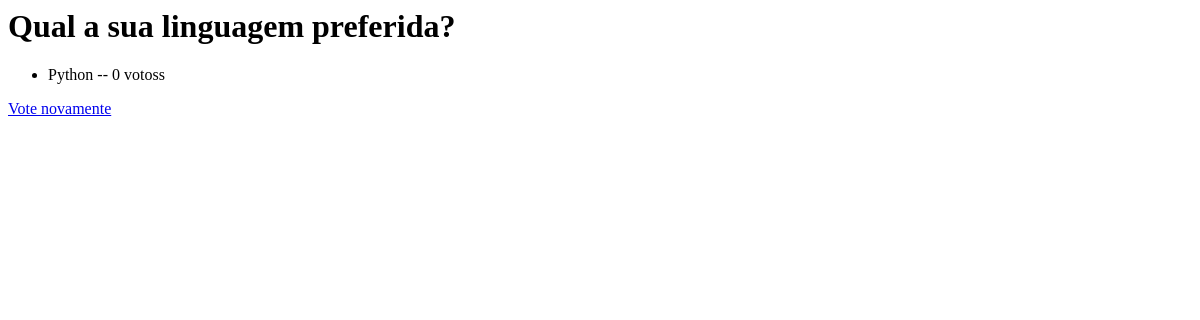
The app's page /polls/1/results/, older data.
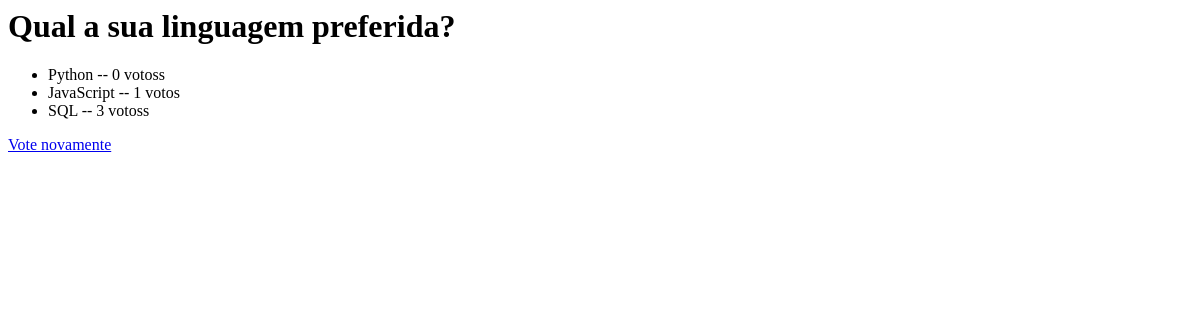
The same page, newer data.
### polls/models.py (models this page shows, shortened)
class Question(models.Model):
    question_text = models.CharField("Texto da questão", max_length=200)
    pub_date = models.DateTimeField("Data da publicação", default=timezone.now)
    active = models.BooleanField("Ativo", default=True)
    class Meta:
        verbose_name = "Questão"
        verbose_name_plural = "Questões"

class Choice(models.Model):
    question = models.ForeignKey(
        Question, on_delete=models.CASCADE, verbose_name="Questão"
    )
    choice_text = models.CharField("Descrição", max_length=200)
    vote = models.IntegerField("Votos", default=0)
    class Meta:
        verbose_name = "Opção"
        verbose_name_plural = "Opções"

### polls/views.py (the view)
# urls.py: path("<int:question_id>/results/", views.results, name="results"),
def results(request, question_id):
    question = get_object_or_404(Question, pk=question_id)
    return render(request, "polls/results.html", {"question": question})

### polls/templates/polls/results.html
<h1>{{ question.question_text }}</h1>
<ul>
{% for choice in question.choice_set.all %}
    <li>{{ choice.choice_text }} -- {{ choice.vote }} votos{{ choice.vote|pluralize }}</li>
{% endfor %}
</ul>
<a href="{% url 'polls:detail' question.id %}">Vote novamente</a>

Row changes from the older to the newer data that the page shows:
added Choice: choice_text "JavaScript", vote "1"
added Choice: choice_text "SQL", vote "3"
